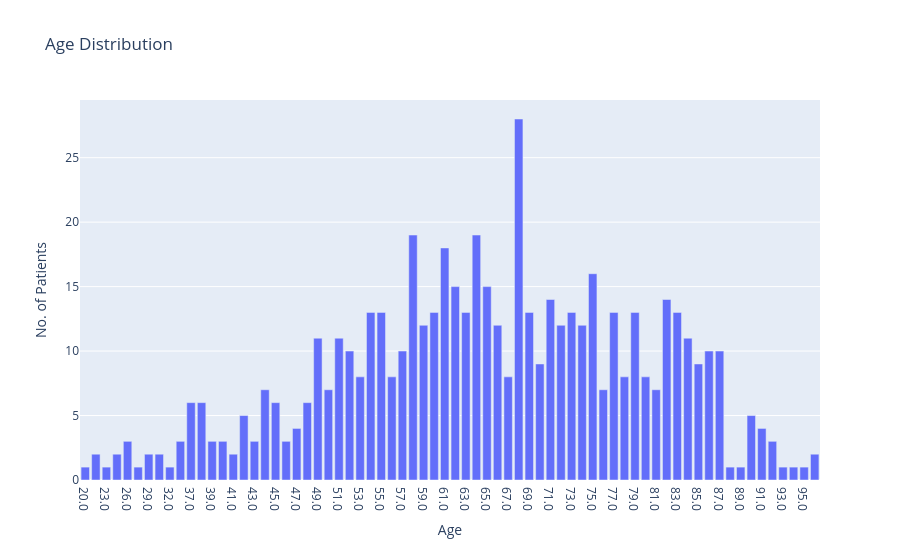

Notebook code cell kept with this figure:
### Code cell
from importlib.metadata import metadata
import plotly.express as px
from IPython.display import display, Markdown


display(Markdown(output.age.metadata.description))

age_distribution = px.bar(
    x=output.age.data.x,
    y=output.age.data.y,
    title=output.age.metadata.title,
    labels={
        "x": output.age.metadata.axis_titles.x,
        "y": output.age.metadata.axis_titles.y,
    },
)
age_distribution.show()

### Figure 1 — Plotly figure (JSON) as saved in the notebook; plotly's stock layout.template omitted (floating-point values rounded to 4 significant figures)
{"data": [{"alignmentgroup": "True", "hovertemplate": "Age=%{x}<br>No. of Patients=%{y}<extra></extra>", "legendgroup": "", "marker": {"color": "#636efa", "pattern": {"shape": ""}}, "name": "", "offsetgroup": "", "orientation": "v", "showlegend": false, "textposition": "auto", "type": "bar", "x": ["20.0", "21.0", "23.0", "25.0", "26.0", "28.0", "29.0", "31.0", "32.0", "35.0", "37.0", "38.0", "39.0", "40.0", "41.0", "42.0", "43.0", "44.0", "45.0", "46.0", "47.0", "48.0", "49.0", "50.0", "51.0", "52.0", "53.0", "54.0", "55.0", "56.0", "57.0", "58.0", "59.0", "60.0", "61.0", "62.0", "63.0", "64.0", "65.0", "66.0", "67.0", "68.0", "69.0", "70.0", "71.0", "72.0", "73.0", "74.0", "75.0", "76.0", "77.0", "78.0", "79.0", "80.0", "81.0", "82.0", "83.0", "84.0", "85.0", "86.0", "87.0", "88.0", "89.0", "90.0", "91.0", "92.0", "93.0", "94.0", "95.0", "96.0"], "xaxis": "x", "y": [1, 2, 1, 2, 3, 1, 2, 2, 1, 3, 6, 6, 3, 3, 2, 5, 3, 7, 6, 3, 4, 6, 11, 7, 11, 10, 8, 13, 13, 8, 10, 19, 12, 13, 18, 15, 13, 19, 15, 12, 8, 28, 13, 9, 14, 12, 13, 12, 16, 7, 13, 8, 13, 8, 7, 14, 13, 11, 9, 10, 10, 1, 1, 5, 4, 3, 1, 1, 1, 2], "yaxis": "y"}], "layout": {"barmode": "relative", "legend": {"tracegroupgap": 0}, "title": {"text": "Age Distribution"}, "xaxis": {"anchor": "y", "domain": [0, 1], "title": {"text": "Age"}}, "yaxis": {"anchor": "x", "domain": [0, 1], "title": {"text": "No. of Patients"}}}}
